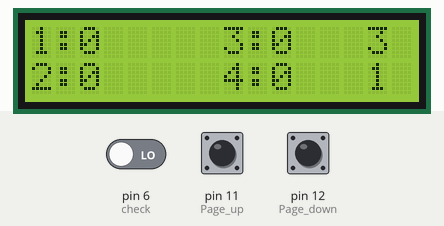
The sketch below on a simulated Arduino Uno, built with avr-gcc and run on an emulated ATmega328P. On the bench: 16×2 character LCD. Inputs (shaded band) come from the test bench; at power-on: pin 11 (Page_up) LOW, pin 12 (Page_down) LOW, pin 6 (check) LOW.

Above: at 1.2 s.
1.3 s: pin 11 (Page_up) pulled HIGH for 0.15 s
At 2.4 s:
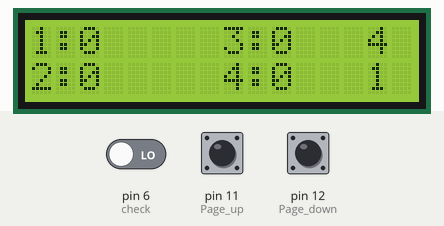
2.9 s: pin 12 (Page_down) pulled HIGH for 0.15 s
At 3.8 s:
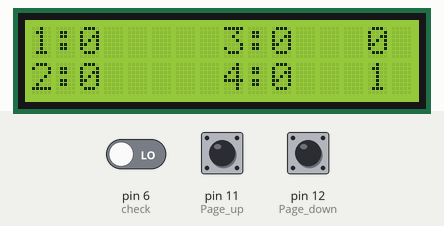
Timing chart, 0 to 5.9 s (numbered marks = the images above; inputs shaded):
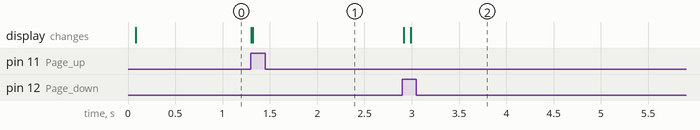

The sketch:

four_readings_redux.ino
```cpp
#include <LiquidCrystal.h>
const int rs = 7, en = 8, d4 = 2, d5 = 3, d6 = 4, d7 = 5;
LiquidCrystal lcd(rs, en, d4, d5, d6, d7);
int i=0;
int decode[8];
int store[4];
int x=0;
int page=3;
int reading_number=1;
int read=0.0;
int pages[5][4]={
  {0,0,0,0},
  {0,0,0,0},
  {0,0,0,0},
  {0,0,0,0},
  {0,0,0,0}
};
double display=0.0;
const int check=6; //pin which is receiving binary (will eventually be reciever input)

void setup() {
  // put your setup code here, to run once:
  lcd.begin(16, 2);
  pinMode(check, INPUT);
  pinMode(11,INPUT); //Page up
  pinMode(12,INPUT); //Page down
  lcd.setCursor(0,0);
  lcd.print("1:    ");
  lcd.setCursor(0,1);
  lcd.print("2:    ");
  lcd.setCursor(8,0);
  lcd.print("3:    ");
  lcd.setCursor(8,1);
  lcd.print("4:    ");
}

void loop() {
  // put your main code here, to run repeatedly:
  if (digitalRead(11)==1 and page!=4){  //Switches pages, can allow for new
    page=page+1;
    lcd.setCursor(2, 0);
    lcd.print("     ");
    lcd.setCursor(2, 1);
    lcd.print("     ");
    lcd.setCursor(10, 0);
    lcd.print("     ");
    lcd.setCursor(10, 1);
    lcd.print("     ");

  }
  else if (digitalRead(12)==1 and page!=0){
    page=page-1;
    lcd.setCursor(2, 0);
    lcd.print("     ");
    lcd.setCursor(2, 1);
    lcd.print("     ");
    lcd.setCursor(10, 0);
    lcd.print("     ");
    lcd.setCursor(10, 1);
    lcd.print("     ");
  }
  read=digitalRead(check);
  if (reading_number<5){
    if (read==1 and x==0){  //first reading
      x=x+1;
      delay(15);
    }
    else if (read==0 and x==1){ //2nd reading
      x=x+1;
      delay(15);
    }
    else if (read==1 and x==2){ //if headers match
      x=0; //resets count
      delay(15); //waits for next bit
      while (x<8){
        read=digitalRead(check);
        //Serial.print(read);
        decode[x]=read;
        x=x+1;
      }
      display=0.0;
      for (int i=0; i<8; i=i+1){  //number turned into binary
        display=display+pow(2,i)*decode[7-i];
      }
      if (reading_number==1){
        for(int i=0;i<4;i=i+1){
          store[i]=0;
          for(int j=0;j<4;j=j+1){
            pages[i][j]=pages[i+1][j]; //sets down a page
          }
        }
        for(int i=0;i<4;i=i+1){
          pages[4][i]=0;
        }
      }
      page=4; //Need to show most recent reading page
      x=0;
      store[reading_number-1]=round(display);
      reading_number=reading_number+1;
      for (int i=0;i<4;i=i+1){
        pages[4][i]=store[i];
      }
      delay(100);
    }
    else{ //when header not detected
      x=0;
      delay(15);
    }

  }
  else{
    delay(100);
    reading_number=1;
  }

  //delay(50); //will be removed with more code
  lcd.setCursor(2, 0);
  lcd.print(pages[page][0]);
  lcd.setCursor(2, 1);
  lcd.print(pages[page][1]);
  lcd.setCursor(10, 0);
  lcd.print(pages[page][2]);
  lcd.setCursor(10, 1);
  lcd.print(store[reading_number-1]);//pages[page][3]);
  lcd.setCursor(14, 1);
  lcd.print(reading_number);
  lcd.setCursor(14, 0);
  lcd.print(page);
}
```

Measured:
- after the input at 1.3 s, the display: first changes at once (image 1 shows a later state)
- after the input at 2.9 s, the display: first changes at once (image 2 shows a later state)
